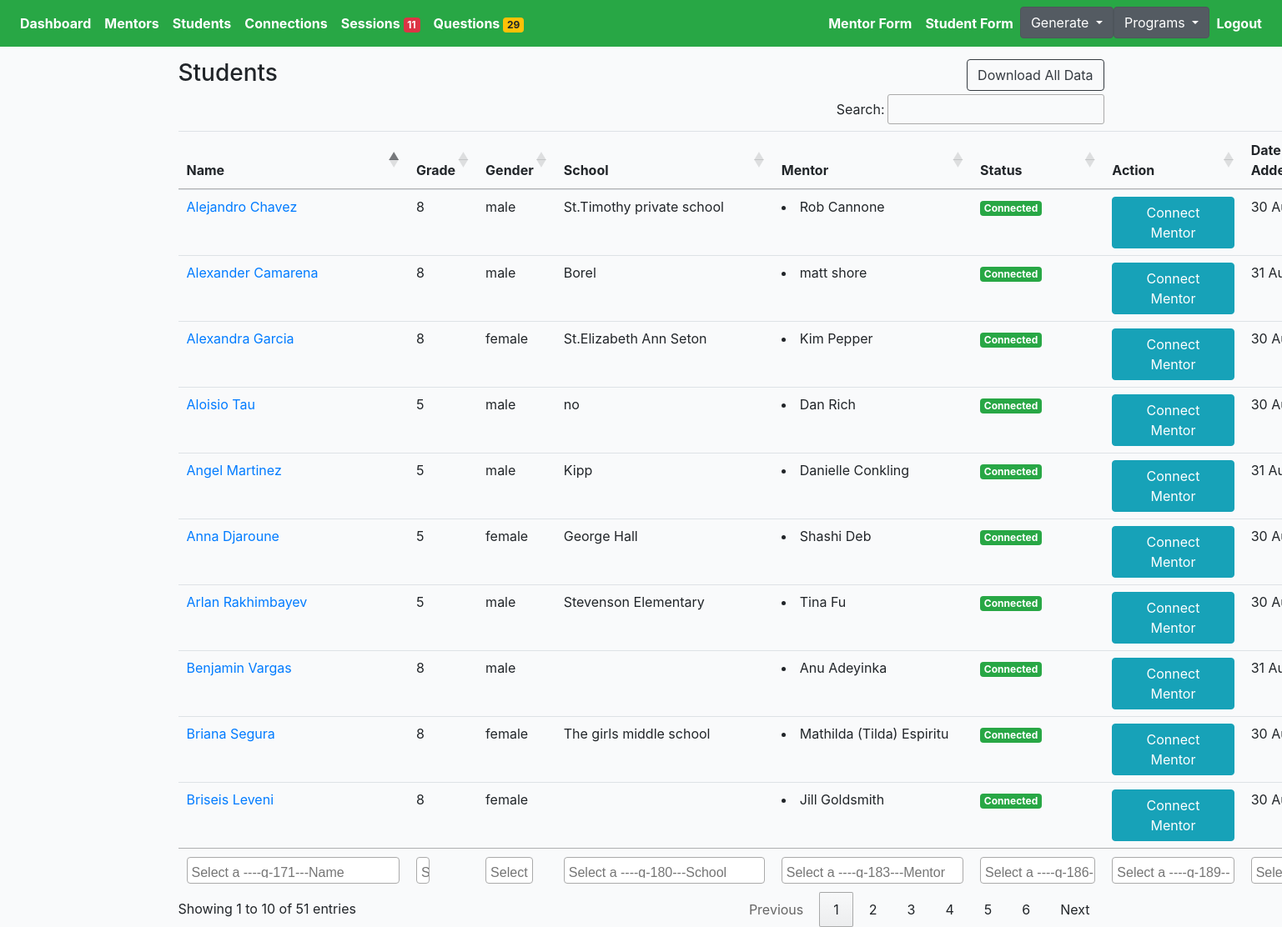
/choice/students/ (signed in), run on the app's committed database.
### cprofiles/models.py (models this page shows, shortened)
class Student(models.Model):
    avatar = models.ImageField(default='avatar.png', upload_to='avatars/')
    first_name = models.CharField(max_length=200, blank=True)
    last_name = models.CharField(max_length=200, blank=True)
    email = models.EmailField(max_length=200, blank=True)
    gender = models.CharField(max_length=200, choices=GENDER_CHOICES)
    grade = models.CharField(max_length=200, choices=GRADE_CHOICES)
    school = models.CharField(max_length=200, blank=True)
    language_preference = models.CharField(null=True, blank=True, max_length=200, choices=STUDENT_PREFER_LANGUAGE_CHOICES)
    parent1_first_name = models.CharField(max_length=200, blank=True)
    parent1_last_name = models.CharField(max_length=200, blank=True)
    parent1_phone = models.CharField(max_length=200, blank=True)
    parent1_email = models.EmailField(max_length=200, blank=True)
    academic_advisor = models.CharField(max_length=200, blank=True)
    academic_advisor_email = models.EmailField(max_length=200, blank=True)
    activity = models.TextField(null=True, blank=True, max_length=1000)
    ind_scl = models.TextField(null=True, blank=True, max_length=1000)
    dont_know = models.TextField(null=True, blank=True, max_length=1000)
    proud = models.TextField(null=True, blank=True, max_length=1000)
    learn = models.TextField(null=True, blank=True, max_length=1000)
    happy = models.TextField(null=True, blank=True, max_length=1000)
    hobby = models.TextField(null=True, blank=True, max_length=1000)
    int_ind_school = models.TextField(null=True, blank=True, max_length=1000)
    look_ind_school = models.TextField(null=True, blank=True, max_length=1000)
    strength = models.TextField(null=True, blank=True, max_length=1000)
    obstacle = models.TextField(null=True, blank=True, max_length=1000)
    child_strength = models.ManyToManyField(Childstrength, blank=True, related_name='child_strength')
    social_strength = models.ManyToManyField(Socialstrength, blank=True, related_name='social_strength')
    interview_language = models.CharField(null=True, blank=True, max_length=200, choices=LANGUAGE_CHOICES)
    question = models.TextField(null=True, blank=True, max_length=1000)
    updated = models.DateTimeField(auto_now=True)
    created = models.DateTimeField(auto_now_add=True)
    slug = models.SlugField(unique=True, blank=True)
    flag = models.BooleanField(default=False)
    note = models.TextField(null=True, blank=True, max_length=1000)
    question1 = models.CharField(null=True, blank=True, max_length=200, choices=QUESTION_CHOICES)
    answer1 = models.TextField(null=True, blank=True, max_length=1000)
    question2 = models.CharField(null=True, blank=True, max_length=200, choices=QUESTION_CHOICES)
    answer2 = models.TextField(null=True, blank=True, max_length=1000)
    status = models.CharField(null=True, blank=True, max_length=200, choices=PROFILE_STATUS, default='active')
    def get_absolute_url(self):
        return reverse("cprofiles:student-profiles-detail", kwargs={"slug": self.slug})
    def get_friends(self):
        return self.mentors.all()
    __initial_first_name = None
    __initial_last_name = None
    def __init__(self, *args, **kwargs):
        super().__init__(*args, **kwargs)
        self.__initial_first_name = self.first_name
        self.__initial_last_name = self.last_name

class Mentor(models.Model):
    avatar = models.ImageField(default='avatar.png', upload_to='avatars/')
    first_name = models.CharField(max_length=200, blank=True)
    last_name = models.CharField(max_length=200, blank=True)
    email = models.EmailField(max_length=200, blank=True)
    phone = models.CharField(max_length=200, blank=True)
    address = models.CharField(max_length=200, blank=True)
    prefer_grade = models.CharField(max_length=200, choices=MENTOR_GRADE_CHOICES)
    prefer_gender = models.CharField(max_length=200, choices=GENDER_CHOICES)
    prefer_location = models.ManyToManyField(Preferlocation, blank=True, related_name='prefer_location')
    mentor_last_year = models.CharField(null=True, blank=True, max_length=200, choices=YES_NO)
    language = models.ManyToManyField(Mentorlanguage, blank=True, related_name='mentor_language')
    experience = models.CharField(null=True, blank=True, max_length=200, choices=YES_NO)
    familiar = models.TextField(null=True, blank=True, max_length=1000)
    share = models.TextField(null=True, blank=True, max_length=1000)
    hobby = models.TextField(null=True, blank=True, max_length=1000)
    question = models.TextField(null=True, blank=True, max_length=1000)
    friends = models.ManyToManyField(Student, blank=True, related_name='mentors')
    updated = models.DateTimeField(auto_now=True)
    created = models.DateTimeField(auto_now_add=True)
    slug = models.SlugField(unique=True, blank=True)
    flag = models.BooleanField(default=False)
    ethnic = models.CharField(null=True, blank=True, max_length=200, choices=ETHNIC_CHOICES)
    status = models.CharField(null=True, blank=True, max_length=200, choices=PROFILE_STATUS, default='active')
    __initial_first_name = None
    __initial_last_name = None
    def __init__(self, *args, **kwargs):
        super().__init__(*args, **kwargs)
        self.__initial_first_name = self.first_name
        self.__initial_last_name = self.last_name

### cprofiles/views.py (the view)
# urls.py: path('students/', StudentProfileListView.as_view(), name='student-profiles-list'),
@method_decorator(login_required, name='dispatch')
@method_decorator(allowed_users(allowed_roles=['choice', 'admin']), name='dispatch')
class StudentProfileListView(ListView):
    model = Student
    template_name = 'choice/choice-student-profile-list.html'
    def get_queryset(self):
        qs = Student.objects.all()
        return qs

### cprofiles/context_processors.py (called while the page is built)
def choice_question(request):
    if(request.user.id):
        choice_unanswered_question_num = Question.objects.filter(status="UNANSWERED").count()
        choice_session_flag_num = Session.objects.filter(flag=True).count()
        return {
            'choice_unanswered_question_num' : choice_unanswered_question_num,
            'choice_session_flag_num' : choice_session_flag_num
        }
    return {}

### middleschool/context_processors.py (called while the page is built)
def middle_school_question(request):
    if(request.user.id):
        middle_school_unanswered_question_num = Question.objects.filter(status="UNANSWERED").count()
        middle_school_session_flag_num = Session.objects.filter(flag=True).count()
        return {
            'middle_school_unanswered_question_num' : middle_school_unanswered_question_num,
            'middle_school_session_flag_num' : middle_school_session_flag_num
        }
    return {}

### mprofiles/context_processors.py (called while the page is built)
def mentor_question(request):
    if(request.user.id):
        mentor_unanswered_question_num = Question.objects.filter(status="UNANSWERED").count()
        mentor_session_flag_num = Session.objects.filter(flag=True).count()
        return {
            'mentor_unanswered_question_num' : mentor_unanswered_question_num,
            'mentor_session_flag_num' : mentor_session_flag_num
        }
    return {}

### profiles/context_processors.py (called while the page is built)
def high_school_question(request):
    if(request.user.id):
        high_school_unanswered_question_num = Question.objects.filter(status="UNANSWERED").count()
        high_school_session_flag_num = Session.objects.filter(flag=True).count()
        return {
            'high_school_unanswered_question_num' : high_school_unanswered_question_num,
            'high_school_session_flag_num' : high_school_session_flag_num
        }
    return {}

### templates/choice/choice-student-profile-list.html (shortened to what this page needs)
{% extends 'cbase.html' %}
{% load static %}
{% block stylesheet %}{% static '/css/my_invites.css' %}{% endblock %}
{% block content %}
<div class="row">
    <div class="col-auto mr-auto">
        <h3>Students</h3>
    </div>
    <div class="col-auto">
        <div class="btn-group" role="group" aria-label="Basic example">
            <form action="{% url 'cprofiles:export-choice-student-list' %}" method="POST">
                <button type="submit" class="btn btn-outline-dark">Download All Data</button>
            </form>
        </div>
    </div>
</div>
<div class="table-responsive-lg">
    <table id="myTable" class="table">
        <thead>
            <tr>
                <th scope="col">Name</th>
                <th scope="col">Grade</th>
                <th scope="col">Gender</th>
                <th scope="col">School</th>
                <th scope="col">Mentor</th>
                <th scope="col">Status</th>
                <th scope="col">Action</th>
                <th scope="col">Date Added</th>
            </tr>
        </thead>
        <tfoot>
            <tr>
                <th>Name</th>
                <th>Grade</th>
                <th>Gender</th>
                <th>School</th>
                <th>Mentor</th>
                <th>Status</th>
                <th>Action</th>
                <th>Date Added</th>
            </tr>
        </tfoot>
        <tbody>
            {% for obj in object_list %}
            <tr>
                <td><a href="{{obj.get_absolute_url}}">{{obj.first_name}} {{obj.last_name}}</a></td>
                <td>{{obj.grade}}</td>
                <td>{{obj.gender}}</td>
                <td>{{obj.school}}</td>
                <td>{% for friend in obj.get_friends %}<li>{{friend.first_name}} {{friend.last_name}} </li>{% endfor %}</td>
                <td>
                    {% if obj.status == 'deactivated' %}
                        <div><span class="badge badge-secondary">Deactivated</span></div>
                    {% else %}
                        {% for friend in obj.get_friends %}
                        <div><span class="badge badge-success">Connected</span></div>
                        {% empty %}
                        <div><span class="badge badge-danger">Not Connected</div>
                        {% endfor %}
                    {% endif %}
                </td>
                {% if obj.status == 'deactivated' %}
                <td><a href="{% url 'cprofiles:student-connect-detail' obj.slug %}"><button type="submit"
                            class="btn btn-info" disabled>Connect Mentor</button></a></td>
                {% else %}
                <td><a href="{% url 'cprofiles:student-connect-detail' obj.slug %}"><button type="submit"
                            class="btn btn-info">Connect Mentor</button></a></td>
                {% endif %}
                <td>{{ obj.created |date:"d M Y"  }}</td>
            </tr>
            {% endfor %}
        </tbody>
    </table>
</div>
{% endblock content %}

### core/static/css/base.css (style rules this page uses)
body { background:#FAFAFA; }

### core/static/css/my_invites.css (style rules this page uses)
body { margin-top:20px; background:#FAFAFA; }
body { background-color: #f9fafb; margin-top:0px; }

### data on the page
Student: first_name "Alejandro", last_name "Chavez", grade "8", gender "male", school "St.Timothy private school", status "Connect Mentor", created "30…"
Mentor: first_name "Rob", last_name "Cannone"
Student: first_name "Anna", last_name "Djaroune", grade "5", gender "female", school "George Hall", status "Connect Mentor", created "30…"
Mentor: first_name "Shashi", last_name "Deb"
Student: first_name "Alexandra", last_name "Garcia", grade "8", gender "female", school "St.Elizabeth Ann Seton", status "Connect Mentor", created "30…"
Mentor: first_name "Kim", last_name "Pepper"
Student: first_name "Arlan", last_name "Rakhimbayev", grade "5", gender "male", school "Stevenson Elementary", status "Connect Mentor", created "30…"
Mentor: first_name "Tina", last_name "Fu"
Student: first_name "Briseis", last_name "Leveni", grade "8", gender "female", status "Connect Mentor", created "30…"
Mentor: first_name "Jill", last_name "Goldsmith"
Student: first_name "Briana", last_name "Segura", grade "8", gender "female", school "The girls middle school", status "Connect Mentor", created "30…"
Mentor: first_name "Mathilda (Tilda)", last_name "Espiritu"
Student: first_name "Aloisio", last_name "Tau", grade "5", gender "male", school "no", status "Connect Mentor", created "30…"
Mentor: first_name "Dan", last_name "Rich"
Student: first_name "Angel", last_name "Martinez", grade "5", gender "male", school "Kipp", status "Connect Mentor", created "31…"
Mentor: first_name "Danielle", last_name "Conkling"
Student: first_name "Alexander", last_name "Camarena", grade "8", gender "male", school "Borel", status "Connect Mentor", created "31…"
Mentor: first_name "matt", last_name "shore"
Student: first_name "Benjamin", last_name "Vargas", grade "8", gender "male", status "Connect Mentor", created "31…"
Mentor: first_name "Anu", last_name "Adeyinka"

### other printed values
{{ choice_session_flag_num }} "11"
{{ choice_unanswered_question_num }} "29"
